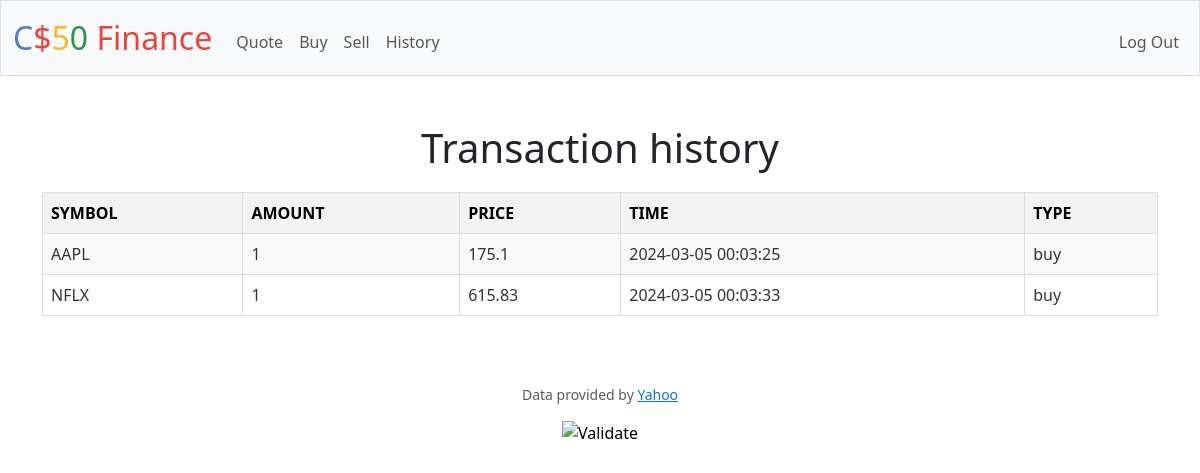
/history (signed in), run on an earlier commit of the app's database.
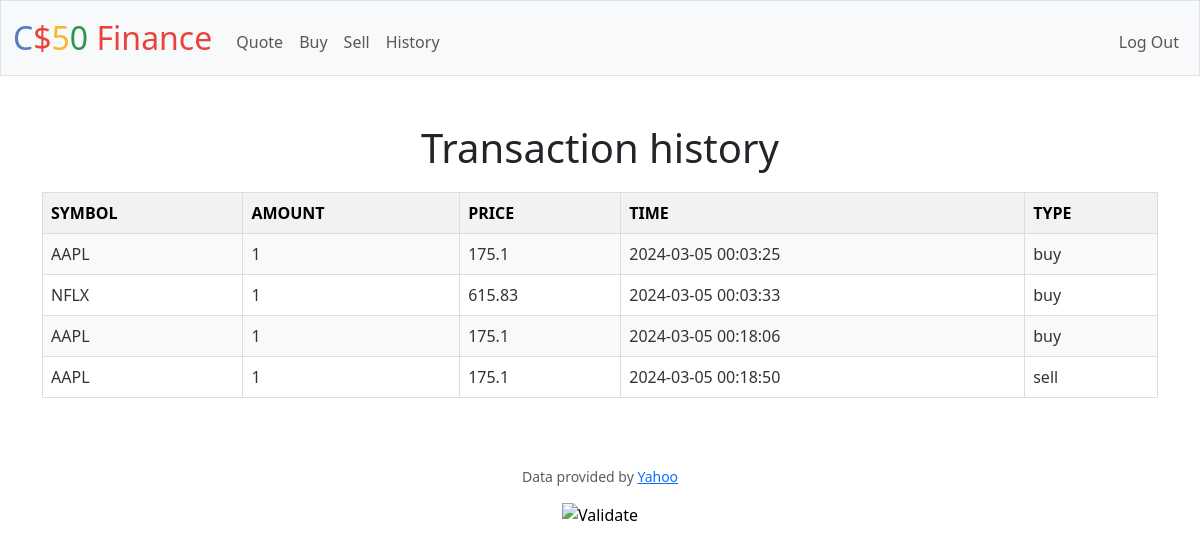
And on a later commit of the database.
### tables this page shows
CREATE TABLE transactions (id INTEGER PRIMARY KEY AUTOINCREMENT NOT NULL, user_id INTEGER NOT NULL, symbol TEXT NOT NULL, amount INTEGER NOT NULL, quote INTEGER NOT NULL, timestamp DATETIME DEFAULT CURRENT_TIMESTAMP, type VARCHAR(4) NOT NULL, CHECK(type IN("buy","sell")), FOREIGN KEY (user_id) REFERENCES users(id));

### app.py (the view)
@app.route("/history")
@login_required
def history():
    records = db.execute('SELECT * FROM transactions WHERE user_id =?', session.get("user_id"))
    return render_template('history.html', records=records)

### app.py (called while the page is built)
@app.after_request
def after_request(response):
    response.headers["Cache-Control"] = "no-cache, no-store, must-revalidate"
    response.headers["Expires"] = 0
    response.headers["Pragma"] = "no-cache"
    return response

### helpers.py (called while the page is built)
def login_required(f):
    @wraps(f)
    def decorated_function(*args, **kwargs):
        if session.get("user_id") is None:
            return redirect("/login")
        return f(*args, **kwargs)
    return decorated_function

### templates/history.html (shortened to what this page needs)
{% extends "layout.html" %}
{% block main %}
<h1> Transaction history</h1>
<table class="quotes-table">
    {% if records %}
    <tr>
        <th>SYMBOL</th>
        <th>AMOUNT</th>
        <th>PRICE</th>
        <th>TIME</th>
        <th>TYPE</th>
    </tr>
        {% for record in records %}
            <tr>
                <td>{{ record['symbol'] }}</td>
                <td>{{ record['amount'] }}</td>
                <td>{{ record['quote'] }}</td>
                <td>{{ record['timestamp'] }}</td>
                <td>{{ record['type'] }}</td>
            </tr>
        {% endfor %}
    {% endif %}
</table>
{% endblock %}

### templates/layout.html (shortened to what this page needs)
<!DOCTYPE html>
<html lang="en">
    <head>
        <link href="https://cdn.jsdelivr.net/npm/bootstrap@5.3.2/dist/css/bootstrap.min.css" rel="stylesheet">
        <link href="/static/styles.css" rel="stylesheet">
    </head>
    <body>
        <nav class="bg-light border navbar navbar-expand-md navbar-light">
            <div class="container-fluid">
                <a class="navbar-brand" href="/"><span class="blue">C</span><span class="red">$</span><span class="yellow">5</span><span class="green">0</span> <span class="red">Finance</span></a>
                <div class="collapse navbar-collapse" id="navbar">
                    {% if session["user_id"] %}
                        <ul class="navbar-nav me-auto mt-2">
                            <li class="nav-item"><a class="nav-link" href="/quote">Quote</a></li>
                            <li class="nav-item"><a class="nav-link" href="/buy">Buy</a></li>
                            <li class="nav-item"><a class="nav-link" href="/sell">Sell</a></li>
                            <li class="nav-item"><a class="nav-link" href="/history">History</a></li>
                        </ul>
                        <ul class="navbar-nav ms-auto mt-2">
                            <li class="nav-item"><a class="nav-link" href="/logout">Log Out</a></li>
                        </ul>
                    {% else %}
                        <ul class="navbar-nav ms-auto mt-2">
                            <li class="nav-item"><a class="nav-link" href="/register">Register</a></li>
                            <li class="nav-item"><a class="nav-link" href="/login">Log In</a></li>
                        </ul>
                    {% endif %}
                </div>
            </div>
        </nav>
        <main class="container py-5 text-center">
            {% block main %}{% endblock %}
        </main>
        <footer class="mb-5">
            <p class="mb-3 small text-center text-muted">
                Data provided by <a href="https://finance.yahoo.com/">Yahoo</a>
            </p>
            <form action="https://validator.w3.org/check" class="text-center" enctype="multipart/form-data" method="post" target="_blank">
                <input alt="Validate" src="/static/I_heart_validator.png" type="image">
            </form>
        </footer>
    </body>
</html>

### static/styles.css (style rules this page uses)
nav .navbar-brand { font-size: xx-large; }
nav .navbar-brand .blue { color: #537fbe; }
nav .navbar-brand .red { color: #ea433b; }
nav .navbar-brand .yellow { color: #f5b82e; }
nav .navbar-brand .green { color: #2e944b; }
.quotes-table { width: 100%; border-collapse: collapse; margin: 20px 0; }
.quotes-table th, .quotes-table td { border: 1px solid #ddd; padding: 8px; text-align: left; }
.quotes-table th { background-color: #f2f2f2; color: black; }
.quotes-table tr:nth-child(even) { background-color: #f9f9f9; }
.quotes-table td { color: #333; }

What changed in the data, as far as the page shows it:
added transactions: symbol "AAPL", amount "1", quote "175.1", timestamp "2024-03-05 00:18:06", type "buy"
added transactions: symbol "AAPL", amount "1", quote "175.1", timestamp "2024-03-05 00:18:50", type "sell"
